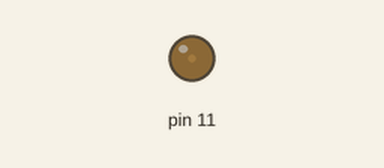
This sketch was run on a simulated Arduino Uno, built with avr-gcc and run on an emulated ATmega328P. Shown: output pins drawn as LEDs (lit = HIGH).

Above: at 0.1 s.
At 2.1 s:
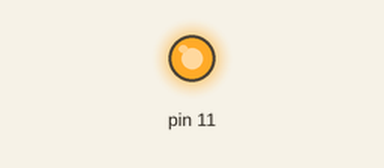
At 3.2 s:
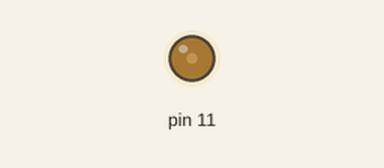
Timing chart, 0 to 6.5 s (numbered marks = the images above):
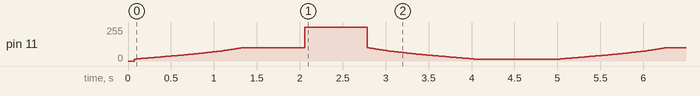

The sketch:

breath.ino
```cpp
/*
LED is attached to pin 11 in series with a 5.6K resistor
*/
int i = 0;
void setup() {  // bring the LED up nicely from being off
    for (i = 0; i <= 15; i += 1) {
        analogWrite(11, i);
        delay(5);
    }
}
void loop() {
    for (i = 15; i <= 255; i += 1) {
        analogWrite(11, i);
        if (i > 150) {
            delay(4);
        }
        if ((i > 125) && (i < 151)) {
            delay(5);
        }
        if ((i > 100) && (i < 126)) {
            delay(7);
        }
        if ((i > 75) && (i < 101)) {
            delay(10);
        }
        if ((i > 50) && (i < 76)) {
            delay(14);
        }
        if ((i > 25) && (i < 51)) {
            delay(18);
        }
        if ((i > 1) && (i < 26)) {
            delay(19);
        }
    }
    for (i = 255; i >= 15; i -= 1) {
        analogWrite(11, i);
        if (i > 150) {
            delay(4);
        }
        if ((i > 125) && (i < 151)) {
            delay(5);
        }
        if ((i > 100) && (i < 126)) {
            delay(7);
        }
        if ((i > 75) && (i < 101)) {
            delay(10);
        }
        if ((i > 50) && (i < 76)) {
            delay(14);
        }
        if ((i > 25) && (i < 51)) {
            delay(18);
        }
        if ((i > 1) && (i < 26)) {
            delay(19);
        }
    }
    delay(970);
}
```
